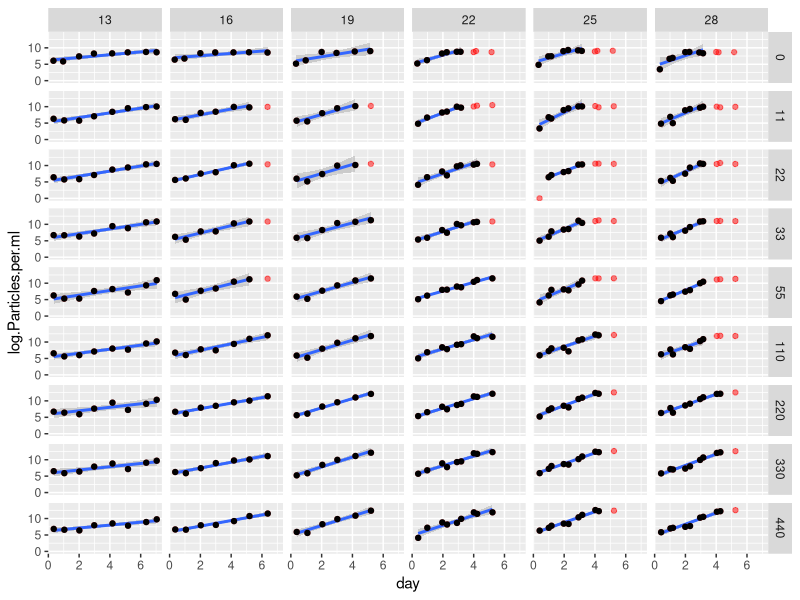
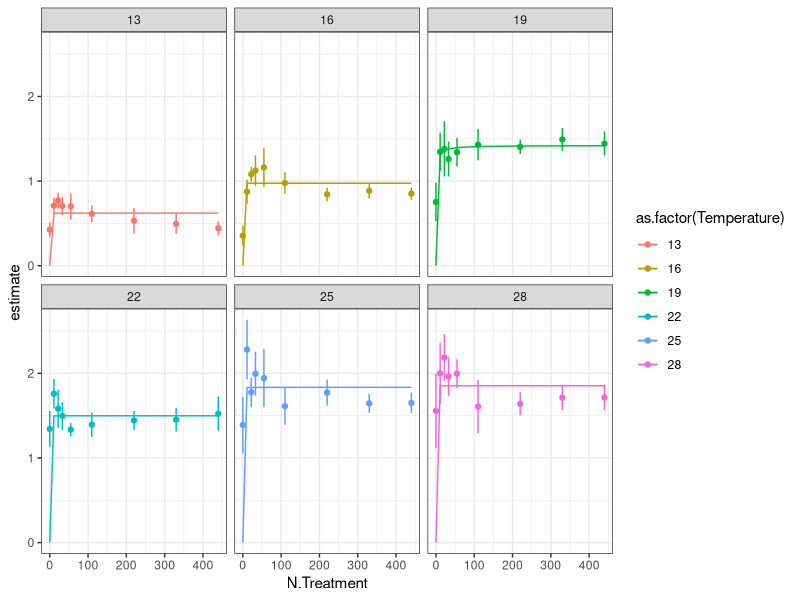
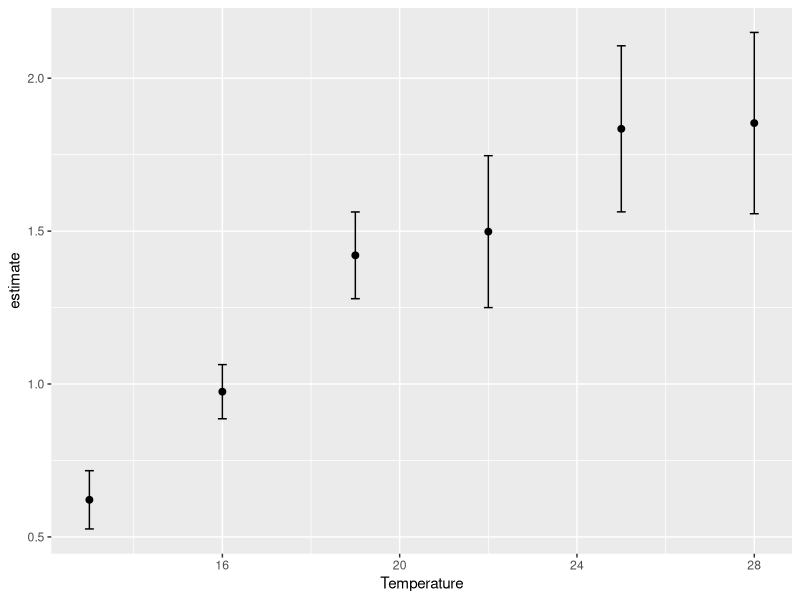
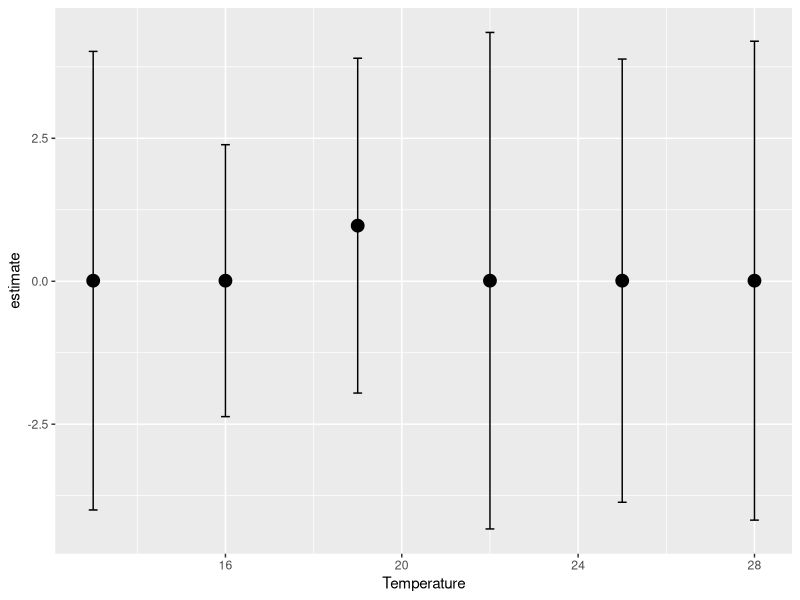
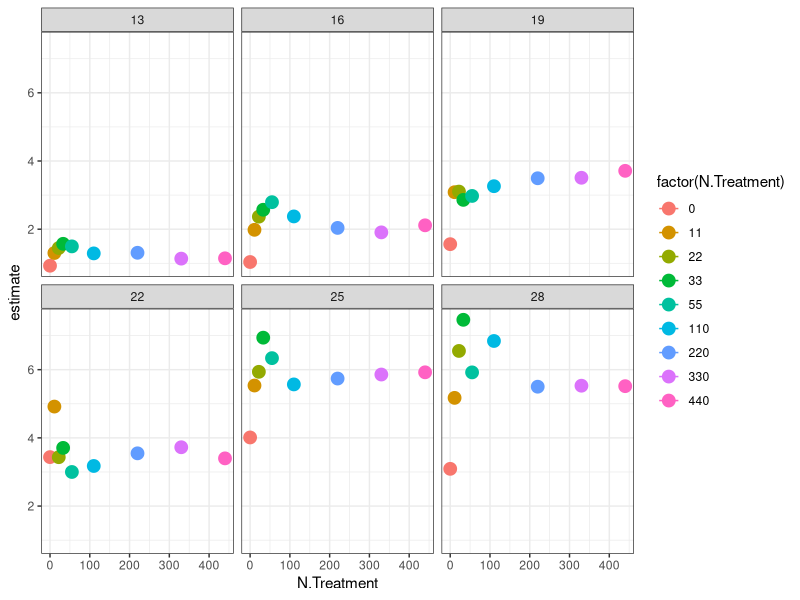
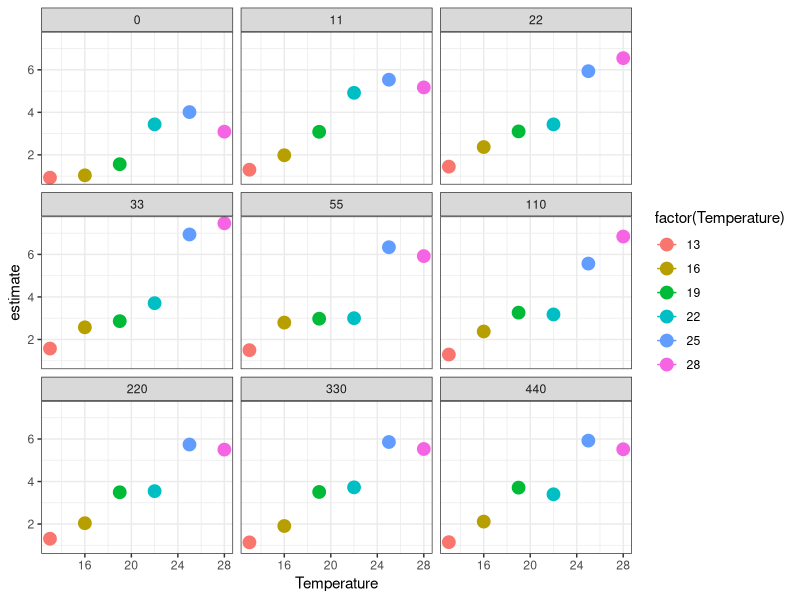
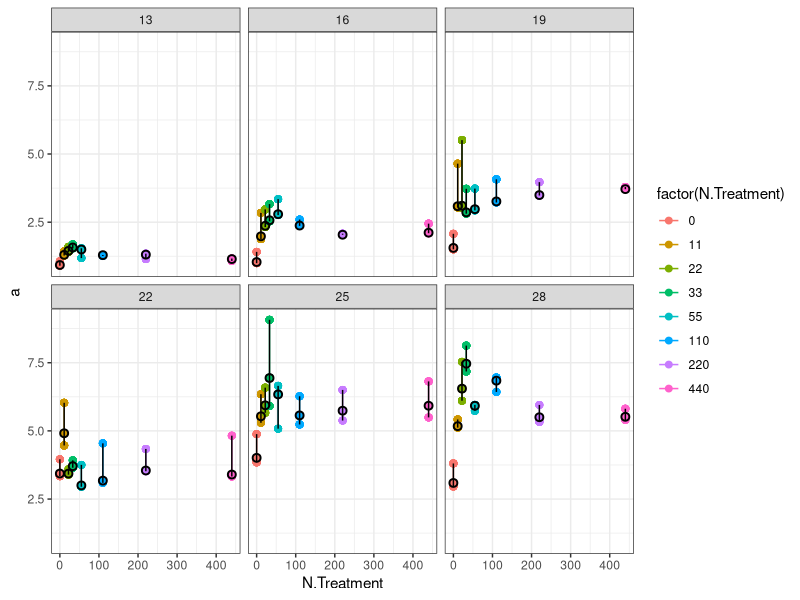
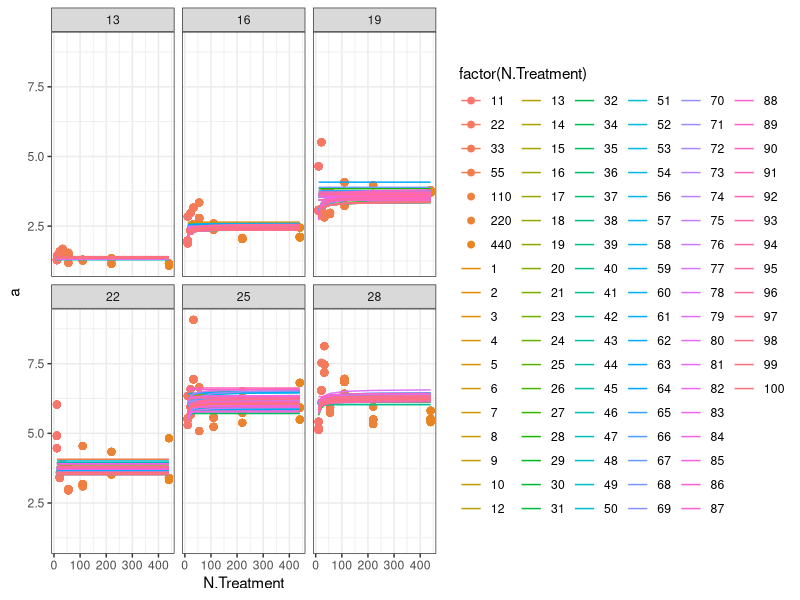

Write R code to recreate these figures, in order. (Note: this script raises an error after producing the figures.)
library(tidyverse)
library(broom)
library(minpack.lm)
library(purrr)
library(stringr)

CH <- read_csv("data/monod_data/CH_15_08_02.csv")

names(CH)
#take raw data, add actual N concentrations
CHN<- CH %>% 	
  mutate(day = Hours.since.Innoc/24) %>% 
  mutate(log.Particles.per.ml = log(Particles.per.ml+1)) %>% 	
  mutate(N.Treatment = str_replace(N.Treatment, "1", "11")) %>%
  mutate(N.Treatment = str_replace(N.Treatment, "2", "22")) %>% 
  mutate(N.Treatment = str_replace(N.Treatment, "3", "33")) %>%
  mutate(N.Treatment = str_replace(N.Treatment, "4", "55")) %>%
  mutate(N.Treatment = str_replace(N.Treatment, "5", "110")) %>%
  mutate(N.Treatment = str_replace(N.Treatment, "6", "220")) %>%
  mutate(N.Treatment = str_replace(N.Treatment, "7", "330")) %>%
  mutate(N.Treatment = str_replace(N.Treatment, "8", "440")) %>%  
  mutate(N.Treatment = str_replace(N.Treatment, "1105", "55")) %>% 
  mutate(N.Treatment = as.numeric(N.Treatment))

#filter out data where K seems to have been reached beyond the variability expected by noise (quite arbitrary)
CHfiltered<- CH %>% 
  mutate(day = Hours.since.Innoc/24) %>% 
  mutate(log.Particles.per.ml = log(Particles.per.ml+1)) %>% 	
  filter(Temperature == 13 & N.Treatment == 8 |
           Temperature == 13 & N.Treatment == 7 |
           Temperature == 13 & N.Treatment == 6 | 
           Temperature == 13 & N.Treatment == 5 |
           Temperature == 13 & N.Treatment == 4 |
           Temperature == 13 & N.Treatment == 3 |
           Temperature == 13 & N.Treatment == 2 |
           Temperature == 13 & N.Treatment == 1 |
           Temperature == 13 & N.Treatment == 0 |
           Temperature == 16 & N.Treatment == 8 & day<7 |
           Temperature == 16 & N.Treatment == 7 & day<7 |
           Temperature == 16 & N.Treatment == 6 & day<7 | 
           Temperature == 16 & N.Treatment == 5 & day<7 |
           Temperature == 16 & N.Treatment == 4 & day<6 |
           Temperature == 16 & N.Treatment == 3 & day<6 |
           Temperature == 16 & N.Treatment == 2 & day<6 |
           Temperature == 16 & N.Treatment == 1 & day<6 |
           Temperature == 16 & N.Treatment == 0 & day<8 |
           Temperature == 19 & N.Treatment == 8 & day<6|
           Temperature == 19 & N.Treatment == 7 & day<6|
           Temperature == 19 & N.Treatment == 6 & day<6| 
           Temperature == 19 & N.Treatment == 5 & day<6|
           Temperature == 19 & N.Treatment == 4 & day<6|
           Temperature == 19 & N.Treatment == 3 & day<6 |
           Temperature == 19 & N.Treatment == 2 & day<5 |
           Temperature == 19 & N.Treatment == 1 & day<5 |
           Temperature == 19 & N.Treatment == 0 & day<8 |
           Temperature == 22 & N.Treatment == 8 & day<6 |
           Temperature == 22 & N.Treatment == 7 & day<6 |
           Temperature == 22 & N.Treatment == 6 & day<6 | 
           Temperature == 22 & N.Treatment == 5 & day<6 |
           Temperature == 22 & N.Treatment == 4 & day<6 |
           Temperature == 22 & N.Treatment == 3 & day<5 |
           Temperature == 22 & N.Treatment == 2 & day<5 |
           Temperature == 22 & N.Treatment == 1 & day<3.5|
           Temperature == 22 & N.Treatment == 0 & day<3.5|
           Temperature == 25 & N.Treatment == 8 & day<4.5 |
           Temperature == 25 & N.Treatment == 7 & day<4.5 |
           Temperature == 25 & N.Treatment == 6 & day<4.5 | 
           Temperature == 25 & N.Treatment == 5 & day<4.5 |
           Temperature == 25 & N.Treatment == 4 & day<4 |
           Temperature == 25 & N.Treatment == 3 & day<4 |
           Temperature == 25 & N.Treatment == 2 & day<4 & day>0.8|
           Temperature == 25 & N.Treatment == 1 & day<3.5|
           Temperature == 25 & N.Treatment == 0 & day<3.5|
           Temperature == 28 & N.Treatment == 8 & day<4.5 |
           Temperature == 28 & N.Treatment == 7 & day<4.5 |
           Temperature == 28 & N.Treatment == 6 & day<4.5 | 
           Temperature == 28 & N.Treatment == 5 & day<4 |
           Temperature == 28 & N.Treatment == 4 & day<4 |
           Temperature == 28 & N.Treatment == 3 & day<4 |
           Temperature == 28 & N.Treatment == 2 & day<4 |
           Temperature == 28 & N.Treatment == 1 & day<3.5|
           Temperature == 28 & N.Treatment == 0 & day<3.5)



#take filtered data, add actual N concentrations, plot monod curves
CHfilteredN<- CHfiltered %>% 	
  mutate(N.Treatment = str_replace(N.Treatment, "1", "11")) %>%
  mutate(N.Treatment = str_replace(N.Treatment, "2", "22")) %>% 
  mutate(N.Treatment = str_replace(N.Treatment, "3", "33")) %>%
  mutate(N.Treatment = str_replace(N.Treatment, "4", "55")) %>%
  mutate(N.Treatment = str_replace(N.Treatment, "5", "110")) %>%
  mutate(N.Treatment = str_replace(N.Treatment, "6", "220")) %>%
  mutate(N.Treatment = str_replace(N.Treatment, "7", "330")) %>%
  mutate(N.Treatment = str_replace(N.Treatment, "8", "440")) %>%  
  mutate(N.Treatment = str_replace(N.Treatment, "1105", "55")) %>% 
  mutate(N.Treatment = as.numeric(N.Treatment))

write_csv(CHfilteredN,"data-processed/CHfilteredN.csv")

#fit just lm
CHfilteredN %>%
  ggplot(aes(y=log.Particles.per.ml, x=day))  +
  facet_grid(N.Treatment~Temperature) +
  stat_smooth(method=lm) +
  geom_point(data=CHN, color="red", alpha=0.5) + geom_point()

lmfits<-CHfilteredN %>%
  group_by(N.Treatment, Temperature) %>%
  do(tidy(lm(log.Particles.per.ml~day, data=.)))

#fit monod curve
CH_ks_umax<-lmfits %>%
  filter(term=="day")  %>%
  #filter(N.Treatment!=0) %>%
  group_by(Temperature) %>% 
  mutate(r_estimate=estimate) %>% 
  do(tidy(nls(r_estimate ~ umax* (N.Treatment / (ks+ N.Treatment)),
              data= .,  start=list(ks = 1, umax = 1), algorithm="port", lower=list(c=0.01, d=0),
              control = nls.control(maxiter=500, minFactor=1/204800000))))


CH_ks_umax_pred<-lmfits %>%
  filter(term=="day")  %>%
  #filter(N.Treatment!=0) %>%
  group_by(Temperature) %>% 
  mutate(r_estimate=estimate) %>% 
  do(augment(nls(r_estimate ~ umax* (N.Treatment / (ks+ N.Treatment)),
                 data= .,  start=list(ks = 1, umax = 1), algorithm="port", lower=list(c=0.01, d=0),
                 control = nls.control(maxiter=500, minFactor=1/204800000))))

#plot monod curve
lmfits %>%
  filter(term=="day")  %>%
  ggplot(aes(x=N.Treatment, y=estimate, color=as.factor(Temperature))) + geom_point() +
  geom_errorbar(aes(ymin=estimate-std.error, ymax=estimate+std.error), width=.2) + theme_bw() +
  geom_line(data=CH_ks_umax_pred, aes(x=N.Treatment, y=.fitted)) +
  facet_wrap(~Temperature)


CH_ks_umax %>%
  filter(term=="umax") %>%
  ggplot(aes(x = Temperature, y = estimate)) + geom_point(size = 2) +
  geom_errorbar(aes(ymin=estimate-std.error, ymax=estimate+std.error), width=.2)

CH_ks_umax %>%
  filter(term=="ks") %>%
  ggplot(aes(x = Temperature, y = estimate)) + geom_point(size = 4) +
  geom_errorbar(aes(ymin=estimate-std.error, ymax=estimate+std.error), width=.2)



# working in non-logged data, fitting exponential curve

CHfilteredN %>% 
  group_by(Temperature, N.Treatment) %>% 
  do(tidy(nls(Particles.per.ml ~ 75 * (1+a)^(day),
              data= .,  start=list(a=0.01),
              control = nls.control(maxiter=100, minFactor=1/204800000)))) %>% 
  ungroup() %>% 
  ggplot(aes(x = N.Treatment, y = estimate, color = factor(N.Treatment))) + geom_point(size = 4) +
  geom_line() + theme_bw() + facet_wrap( ~ Temperature)
ggsave("figures/CH_monod_curves.png")

CH_r <- CHfilteredN %>% 
  group_by(Temperature, N.Treatment) %>% 
  do(tidy(nls(Particles.per.ml ~ 75 * (1+a)^(day),
              data= .,  start=list(a=0.01),
              control = nls.control(maxiter=100, minFactor=1/204800000)))) 
write_csv(CH_r, "data-processed/fitted_r_CH_from_2015.csv")

CHfilteredN %>% 
  group_by(Temperature, N.Treatment) %>% 
  do(tidy(nls(Particles.per.ml ~ 75 * (1+a)^(day),
              data= .,  start=list(a=0.01),
              control = nls.control(maxiter=100, minFactor=1/204800000)))) %>% 
  ggplot(aes(x = Temperature, y = estimate, color = factor(Temperature))) + geom_point(size = 4) +
  geom_line() + theme_bw() + facet_wrap( ~ N.Treatment)
ggsave("figures/CH_TPC_by_nitrate_curves.png")


#set up the bootstrapping
for (j in c(13, 16, 19, 22, 25, 28)){
  for (k in c(0, 11, 22, 33, 55, 110, 220, 440)){
    test<-subset(CHfilteredN, CHfilteredN$Temperature==j & CHfilteredN$N.Treatment==k)
    boot_r<-1:100
    for(i in 1:100){
      mod<-sample_n(test, length(test$day)-1) %>% #take a sample of 1 - total # of days
        do(tidy(nls(Particles.per.ml ~ 75 * (1+a)^(day),
                    data= .,  start=list(a=0.01),
                    control = nls.control(maxiter=100, minFactor=1/204800000))))
      boot_r[i]<-mod$estimate
      name<-data.frame(a=boot_r, Temperature=test$Temperature[1], N.Treatment=test$N.Treatment[1], run=1:100)
      assign(paste("CHboot_r_unique", test$Temperature[1], test$N.Treatment[1], sep ="_"), name)
    }
  }
}

# bind all of the objects that start with boot_r_unique_!
CH_unique_boots<-do.call("rbind", mget(ls(pattern="CHboot_r_unique")))  %>%
  select(a, Temperature, N.Treatment, run) %>%
  mutate(Species="CH")

head(CH_unique_boots)
write_csv(as.data.frame(CH_unique_boots), "data-processed/CH_unique_boots.csv")


dim(CH_unique_boots)

#plot the bootstrapped data - monod
CH_unique_boots %>% 
  group_by(Temperature, N.Treatment) %>% 
  ggplot(aes(x = N.Treatment, y = a, color = factor(N.Treatment))) + geom_point(size = 2) +
  geom_line() + theme_bw() + facet_wrap( ~ Temperature) + 
  stat_summary(mapping = aes(x = N.Treatment, y = a),
               fun.ymin = function(z) { quantile(z,0.05) },
               fun.ymax = function(z) { quantile(z,0.95) },
               fun.y = median, pch=1, size = 0.5, colour="black")
ggsave("figures/CH_monod_bootstrap.png")

#fit monod curve to each bootstrap
CH_ks_umax_boot<-CH_unique_boots %>%
  filter(N.Treatment!=0) %>%
  group_by(Temperature, run) %>% 
  mutate(r_estimate=a) %>% 
  do(tidy(nls(r_estimate ~ umax* (N.Treatment / (ks+ N.Treatment)),
              data= .,  start=list(ks = 1, umax = 1), algorithm="port", lower=list(c=0, d=0),
              control = nls.control(maxiter=500, minFactor=1/204800000))))
write_csv(CH_ks_umax_boot, "data-processed/CH_ks_umax_boot.csv")


#plot monod curves with fitted line
CH_ks_umax_fitted<-CH_unique_boots %>%
  filter(N.Treatment!=0) %>%
  group_by(Temperature, run) %>% 
  mutate(r_estimate=a) %>% 
  do(augment(nls(r_estimate ~ umax* (N.Treatment / (ks+ N.Treatment)),
                 data= .,  start=list(ks = 1, umax = 1), algorithm="port", lower=list(c=0, d=0),
                 control = nls.control(maxiter=100, minFactor=1/204800000))))

CH_unique_boots %>% 
  group_by(Temperature) %>% 
  filter(N.Treatment!=0) %>%
  ggplot(aes(x = N.Treatment, y = a, color = factor(N.Treatment))) + geom_point(size = 2) +
  theme_bw() + facet_wrap( ~ Temperature) + 
  geom_line(data=CH_ks_umax_fitted, aes(x=N.Treatment, y=.fitted, color=as.factor(run))) 
ggsave("figures/CH_monod_fitted_bootstrapped.png")
#Joey - can you help make this nice?

#get range of ks and umax for each temp
CH_summ_ks_umax<-CH_ks_umax_boot %>%
  #filter(term=="ks") %>% 
  group_by(Temperature, term) %>% 
  summarize(., mn=median(estimate), uci=quantile(estimate, 0.95), lci=quantile(estimate, 0.05))

CH_summ_ks_umax %>%
  ggplot(aes(x = Temperature, y = mn)) + geom_point(size = 2) +
         facet_wrap( ~ term, scales = "free") +
         geom_errorbar(aes(ymin=lci, ymax=uci), width=.2)
ggsave("figures/CH_ks_umax_boot.png")


#
#
#
#
#code working in linear data
#plot filtered data - linear model fits...
CHfilteredN %>% 
  #filter(day>0.5) %>% 
  mutate(Particles.per.ml = log(Particles.per.ml+100)) %>% 
  ggplot(data = ., aes(x = day, y = Particles.per.ml, color = factor(N.Treatment))) + geom_point() +
  facet_wrap( ~ Temperature, scales = "free") + geom_line() + 
  geom_smooth(method=lm, se=FALSE) 

#plot monod curves with error
linear_r<-CHfilteredN %>% 
  mutate(Particles.per.ml = log(Particles.per.ml+100)) %>% 
  filter(day>0.5) %>% 
  group_by(N.Treatment, Temperature) %>% 
  do(tidy(lm(Particles.per.ml ~ day, data=.))) 
linear_r %>% 
  filter(term=="day") %>% 
  ggplot(aes(x = N.Treatment, y = estimate, color = factor(N.Treatment))) + geom_point(size = 4) +
  theme_bw() + facet_wrap( ~ Temperature) + 
  geom_errorbar(aes(ymin=estimate-std.error, ymax=estimate+std.error), width=.2)


write_csv(linear_r, "data-processed/CH_r_lm.csv")
ggsave("figures/CH_monod_curves.png")

#plot linear fit over raw data
linear_r_aug<- CHfilteredN %>% 
  mutate(Particles.per.ml = log(Particles.per.ml+100)) %>% 
  #filter(day>1.5) %>% 
  group_by(N.Treatment, Temperature) %>% 
  do(augment(lm(Particles.per.ml ~ day, data=.)))

CHN %>% 
  mutate(Particles.per.ml = log(Particles.per.ml)) %>% 
  filter(N.Treatment %in% c(220)) %>% 
  ggplot(data = ., aes(x = day, y = Particles.per.ml, color = factor(N.Treatment))) + 
  geom_point() +
  facet_wrap( ~ Temperature, scales = "free") + geom_line() + 
  geom_line(data=subset(linear_r_aug, linear_r_aug$N.Treatment%in% c(55,110,220,440)), aes(x=day, y=.fitted, colour=factor(N.Treatment)))
#geom_line(data=linear_r_aug, aes(x=day, y=.fitted, colour=factor(N.Treatment)))


ggsave("figures/CH_linear_R_fits.png")

#fitting monod curve -------
CH_r_lm<-read_csv("data-processed/CH_r_lm.csv") #read in the data

CH_ks_umax<-CH_r_lm %>%
  filter(N.Treatment!=0) %>%
  filter(term=="day") %>% 
  group_by(Temperature) %>% 
  mutate(r_estimate=estimate) %>% 
  do(tidy(nls(r_estimate ~ umax* (N.Treatment / (ks+ N.Treatment)),
              data= .,  start=list(ks = 0.001, umax = 0.01), algorithm="port", lower=list(c=0, d=0),
              control = nls.control(maxiter=100, minFactor=1/204800000))))
write_csv(CH_ks_umax, "data-processed/CH_ks_umax.csv")

CH_ks_umax_fitted<-CH_r_lm %>%
  filter(N.Treatment!=0) %>%
  filter(term=="day") %>% 
  group_by(Temperature) %>% 
  mutate(r_estimate=estimate) %>% 
  do(augment(nls(r_estimate ~ umax* (N.Treatment / (ks+ N.Treatment)),
                 data= .,  start=list(ks = 0.001, umax = 0.01), algorithm="port", lower=list(c=0, d=0),
                 control = nls.control(maxiter=100, minFactor=1/204800000))))

#plot monod curves with fitted line
linear_r %>% 
  filter(term=="day") %>% 
  filter(N.Treatment!=0) %>%
  ggplot(aes(x = N.Treatment, y = estimate, color = factor(N.Treatment))) + geom_point(size = 4) +
  theme_bw() + facet_wrap( ~ Temperature) + 
  geom_errorbar(aes(ymin=estimate-std.error, ymax=estimate+std.error), width=.2) + 
  geom_line(data=CH_ks_umax_fitted, aes(x=N.Treatment, y=.fitted), color=1) 


#stat_function(fun = function(x) test$umax[3]*(x / (test$ks[3]+ x)))
#joey please help me draw line from a dataframe that parse out over plots by temperature

CH_ks_umax %>%
  filter(term=="umax") %>%
  ggplot(aes(x = Temperature, y = estimate)) + geom_point(size = 2) +
  geom_errorbar(aes(ymin=estimate-std.error, ymax=estimate+std.error), width=.2)

CH_ks_umax %>%
  filter(term=="ks") %>%
  ggplot(aes(x = Temperature, y = estimate)) + geom_point(size = 4) +
  geom_errorbar(aes(ymin=estimate-std.error, ymax=estimate+std.error), width=.2)


# plot R-star ------------
#R* = mKs / umax - m
#
#set m at 0.1
CH_umax<- CH_ks_umax %>%
  filter(term=="umax") 
CH_ks<- CH_ks_umax %>%
  filter(term=="ks") 
m<-rep(0.1, 6)
CH_umax$rstar_mean<-m * CH_ks$estimate / (CH_umax$estimate - m)
CH_umax %>%
  ggplot(aes(x = Temperature, y = rstar_mean)) + geom_point(size = 4) 

#next redo this by pulling 1000 iterations from umax and k estimates with norm dist with se
#write a function to draw random numbers with a boundary of 0:
rtnorm <- function(n, mean, sd, a = -Inf, b = Inf){
  qnorm(runif(n, pnorm(a, mean, sd), pnorm(b, mean, sd)), mean, sd)
}

CH_rstar_norm_summ<-data.frame(median=1:6, lci=1:6, uci=1:6, Temperature=CH_ks$Temperature)
for(i in 1:length(CH_umax$estimate)){
  rstar_norm<-(rtnorm(n=100, mean=CH_ks$estimate[i], sd=CH_ks$std.error[i], a=0, b=Inf)*m)/
    (rnorm(100, mean=CH_umax$estimate[i], sd=CH_umax$std.error[i])-m)
  CH_rstar_norm_summ[i,c(1:3)]<-quantile(rstar_norm, c(0.5, 0.05, 0.95))
}
write_csv(CH_rstar_norm_summ, "data-processed/CH_rstar.csv")

with(CH_rstar_norm_summ, plot(median~Temperature, ylim=c(0, max(uci)*1.2), ylab="R star, uM", las=1))
with(CH_rstar_norm_summ, segments(Temperature, lci, 
                                  Temperature, uci))
